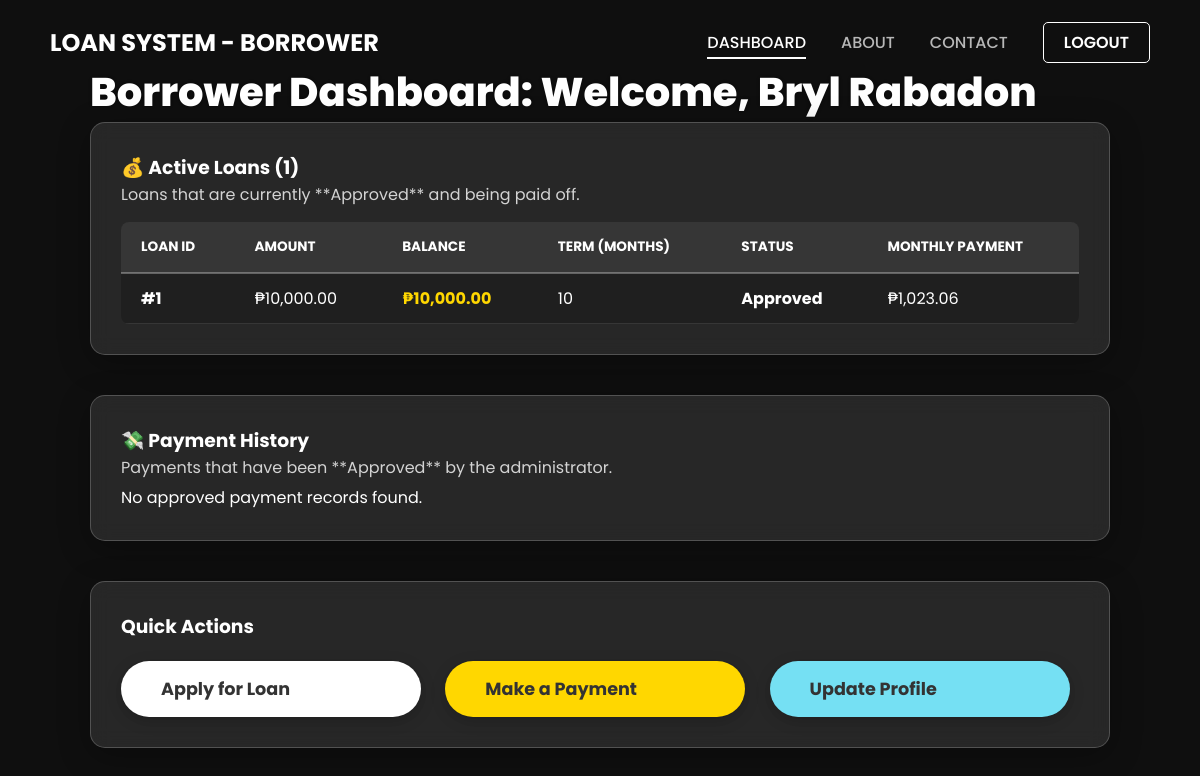
The page /dashboard (signed in) on the database its author committed.
### models/post.py (models this page shows, shortened)
class LoanModel(db.Model):
    __tablename__ = 'loan'
    id = db.Column(db.Integer, primary_key=True)
    amount = db.Column(db.Float, nullable=False)
    interest_rate = db.Column(db.Float, nullable=False)
    term_months = db.Column(db.Integer, nullable=False)
    balance = db.Column(db.Float, nullable=False)
    status = db.Column(db.String(50), default='Pending', nullable=False)
    application_date = db.Column(db.DateTime, default=datetime.utcnow)
    user_id = db.Column(db.Integer, db.ForeignKey('user.id'), nullable=False)
    payments = db.relationship('PaymentModel', backref='loan_paid', lazy=True)

### bryl.py (the view)
    def decorated_function(*args, **kwargs):
        if 'user_id' not in session:
            flash("You must be logged in to access that page.", "warning")
            return redirect(url_for('home'))
        return f(*args, **kwargs)

### bryl.py (called while the page is built)
@bryl.context_processor
def inject_user_data():
    return dict(
        session=session,
        fullname=session.get('fullname'),
        role=session.get('role')
    )

def login_required(f):
    def decorated_function(*args, **kwargs):
        if 'user_id' not in session:
            flash("You must be logged in to access that page.", "warning")
            return redirect(url_for('home'))
        return f(*args, **kwargs)
    decorated_function.__name__ = f.__name__  # Fix for flask endpoint naming
    return decorated_function

### templates/dashboard.html (shortened to what this page needs)
<!DOCTYPE html>
<html lang="en">
<head>
    <link rel="stylesheet" href="{{ url_for('static', filename='style.css') }}">
    <link rel="stylesheet" href="https://cdnjs.cloudflare.com/ajax/libs/font-awesome/6.0.0-beta3/css/all.min.css">
</head>
<body class="admin-page-body">
    <nav class="dashboard-nav top-nav">
        <div class="logo">LOAN SYSTEM - {{ role.upper() }}</div>
        <ul class="nav-links-top">
            <li><a href="{{ url_for('dashboard') }}" class="active">DASHBOARD</a></li>
            <li><a href="{{ url_for('about') }}">ABOUT</a></li>
            <li><a href="{{ url_for('contact') }}">CONTACT</a></li>
            <li><a href="{{ url_for('logout') }}" class="btn-nav">LOGOUT</a></li>
        </ul>
    </nav>
    <div class="admin-dashboard-container">
        <h2>Borrower Dashboard: Welcome, {{ fullname }}</h2>
        {% if not is_approved %}
        <div class="dashboard-section dark-card" style="text-align: center;">
            <p style="font-size: 1.2rem; font-weight: 600; color: #ffd700;">
                Your account is currently **Pending Approval** by the administrator.
            </p>
            <p>Please wait for an email confirmation, or contact support if the delay is significant.</p>
        </div>
        {% else %}
    <div class="dashboard-section dark-card">
        <h3>💰 Active Loans ({{ user_loans|length }})</h3>
        <p class="form-subtitle">Loans that are currently **Approved** and being paid off.</p>
        {% if user_loans %}
            <table class="dark-table">
                <thead>
                    <tr>
                        <th>Loan ID</th>
                        <th>Amount</th>
                        <th>Balance</th>
                        <th>Term (Months)</th>
                        <th>Status</th>
                        <th>Monthly Payment</th>
                    </tr>
                </thead>
                <tbody>
                    {% for loan in user_loans %}
                    <tr>
                        <td><strong>#{{ loan.id }}</strong></td>
                        <td>₱{{ "{:,.2f}".format(loan.amount) }}</td>
                        <td><span class="status-{{ 'completed' if loan.balance <= 0 else 'pending' }}">₱{{ "{:,.2f}".format(loan.balance) }}</span></td>
                        <td>{{ loan.term_months }}</td>
                        <td class="status-{{ loan.status|lower }}">{{ loan.status }}</td>
                        <td>₱{{ "{:,.2f}".format(loan.monthly_payment) }}</td>
                    </tr>
                    {% endfor %}
                </tbody>
            </table>
        {% else %}
            <p>No active loan records found.</p>
        {% endif %}
    </div>
    <div class="dashboard-section dark-card">
        <h3>💸 Payment History</h3>
        <p class="form-subtitle">Payments that have been **Approved** by the administrator.</p>
        {% if user_payments %}
            <table class="dark-table">
                <thead>
                    <tr>
                        <th>Payment ID</th>
                        <th>Loan ID</th>
                        <th>Amount Paid</th>
                        <th>Method</th>
                        <th>Date Paid</th>
                    </tr>
                </thead>
                <tbody>
                    {% for payment in user_payments %}
                    <tr>
                        <td>#{{ payment.id }}</td>
                        <td><strong>#{{ payment.loan_id }}</strong></td>
                        <td>₱{{ "{:,.2f}".format(payment.amount) }}</td>
                        <td>{{ payment.method }}</td>
                        <td>{{ payment.payment_date.strftime('%Y-%m-%d %I:%M %p') }}</td>
                    </tr>
                    {% endfor %}
                </tbody>
            </table>
        {% else %}
            <p>No approved payment records found.</p>
        {% endif %}
    </div>
    <div class="dashboard-section dark-card">
        <h3>Quick Actions</h3>
        <a href="{{ url_for('apply_loan') }}" class="sign-in-button" style="display:inline-block; max-width: 300px; margin-right: 20px;">Apply for Loan</a>
        <a href="{{ url_for('payment') }}" class="sign-in-button" style="display:inline-block; max-width: 300px; background-color: #ffd700; color: #333; margin-right: 20px;">Make a Payment</a>
        <a href="{{ url_for('update_profile') }}" class="sign-in-button" style="display:inline-block; max-width: 300px; background-color: #75e0f3; color: #333;">Update Profile</a>
    </div>
{% endif %}
    </div>
  </body>
</html>

### static/style.css (style rules this page uses)
* { margin: 0; padding: 0; box-sizing: border-box; }
body { font-family: 'Poppins', 'Inter', sans-serif; height: 100vh; display: flex; justify-content: center; align-items: center; flex-direction: column; font-size: 16px; background-color: #333; position: relative; color: white; }
body.minimal-background, .admin-page-body { background-image: url('https://static.vecteezy.com/system/resources/previews/010/518/840/non_2x/digital-finance-and-banking-service-in-futuristic-background-bank-building-with-online-payment-transaction-secure-money-and-financial-innovation-technology-vector.jpg'); background-size: cover; background-position: center; background-repeat: no-repeat; background-attachment: fixed; }
body.minimal-background::before, .admin-page-body::before { content: ""; position: absolute; top: 0; left: 0; width: 100%; height: 100%; background-color: rgba(0, 0, 0, 0.7); z-index: -1; }
a { text-decoration: none; color: white; transition: color 0.3s; }
.top-nav { position: fixed; top: 0; width: 100%; background-color: transparent; padding: 25px 50px; z-index: 100; display: flex; justify-content: space-between; align-items: center; }
.nav-links-top { list-style: none; display: flex; justify-content: flex-end; align-items: center; gap: 35px; }
.nav-links-top a { color: rgba(255, 255, 255, 0.7); font-weight: 500; font-size: 1rem; padding-bottom: 3px; border-bottom: 2px solid transparent; }
.nav-links-top a.active, .nav-links-top a:hover { color: white; border-bottom: 2px solid white; }
.nav-links-top .btn-nav { padding: 8px 20px; border: 1px solid white; border-radius: 5px; font-weight: 600; cursor: pointer; text-transform: capitalize; background-color: transparent; color: white; transition: background-color 0.2s, color 0.2s, border-color 0.2s; }
.logo { font-size: 1.5rem; font-weight: 700; color: white; text-transform: uppercase; }
.form-subtitle { font-size: 1rem; font-weight: 400; color: rgba(255, 255, 255, 0.8); margin-bottom: 5px; }
.sign-in-button, .register-button { background-image: none; background-color: white; color: #333; padding: 15px 40px; border: none; border-radius: 30px; font-weight: 700; cursor: pointer; transition: background-color 0.2s, box-shadow 0.2s; text-transform: none; font-size: 1.1rem; width: 100%; max-width: 400px; margin-top: 20px; box-shadow: 0 4px 15px rgba(0, 0, 0, 0.2); }
.admin-page-body { background-image: url('https://static.vecteezy.com/system/resources/previews/010/518/840/non_2x/digital-finance-and-banking-service-in-futuristic-background-bank-building-with-online-payment-transaction-secure-money-and-financial-innovation-technology-vector.jpg'); background-size: cover; background-position: center; background-repeat: no-repeat; background-attachment: fixed; background-color: #333; color: white; }
.admin-page-body::before { content: ""; position: absolute; top: 0; left: 0; width: 100%; height: 100%; background-color: rgba(0, 0, 0, 0.7); z-index: -1; }
.admin-dashboard-container, .admin-view-container { width: 90%; max-width: 1400px; padding: 30px; margin: 100px auto 50px auto; }
.admin-dashboard-container h2, .admin-view-container h2 { font-size: 2.5rem; color: white; font-weight: 800; text-shadow: 0 0 5px rgba(0, 0, 0, 0.5); }
.dark-card { background-color: rgba(255, 255, 255, 0.1); border: 1px solid rgba(255, 255, 255, 0.2); border-radius: 15px; padding: 30px; backdrop-filter: blur(10px); box-shadow: 0 8px 32px 0 rgba(0, 0, 0, 0.3); margin-bottom: 40px; }
.dark-table { width: 100%; border-collapse: collapse; margin-top: 15px; font-size: 1rem; background-color: rgba(0, 0, 0, 0.2); border-radius: 8px; overflow: hidden; }
.dark-table th { padding: 15px 20px; background-color: rgba(255, 255, 255, 0.1); color: white; font-weight: 700; text-transform: uppercase; font-size: 0.85rem; text-align: left; border-bottom: 2px solid rgba(255, 255, 255, 0.3); }
.dark-table td { padding: 12px 20px; text-align: left; color: white; border-bottom: 1px solid rgba(255, 255, 255, 0.1); }
.status-pending, .status-no { color: #ffd700; font-weight: 700; }
.status-approved, .status-yes { color: #50ff99; font-weight: 700; }

### rows shown on the page
LoanModel: id "1", amount "10,000.00", balance "10,000.00", term_months "10", status "Approved", monthly_payment "1,023.06"

### other values the page prints
{{ role.upper() }} "BORROWER"
{{ fullname }} "Bryl Rabadon"
{{ user_loans|length }} "1"
